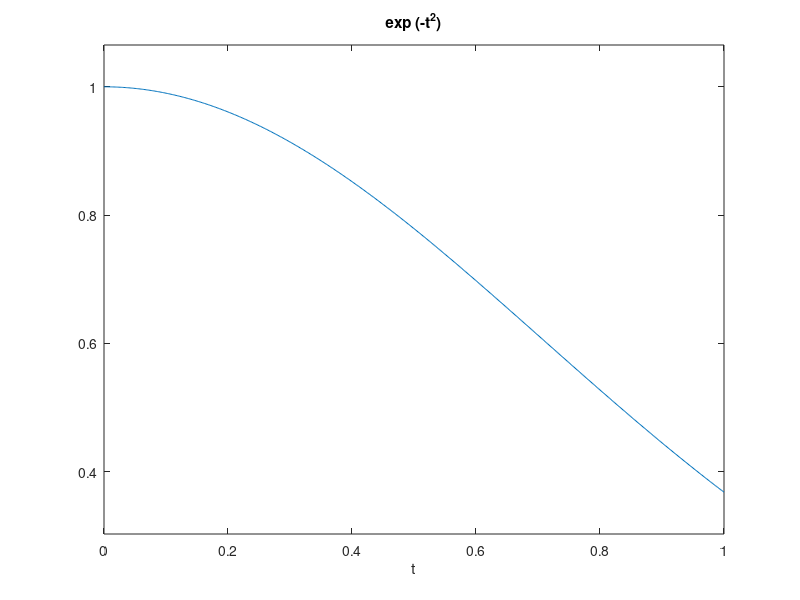

Recreate this plot in MATLAB. (Note: this script raises an error after producing the figure.)
clear all; close all;
% IVP
f = @(t, y) -2*t*y;
t0 = 0;
tEnd = 1;
y0 = 1;

% Exact solution
yExact = @(t) exp(-t.^2);
ezplot(yExact, [0 1]);
hold on;

% Approximation using Euler with different step size
fprintf('Euler method\tError y(1)\n');
for i = 1:5
    if i > 1
        pause;
        delete(p); 
    end
    
    N = i*5;
    [tn, yn] = euler(f, t0, tEnd, y0, N);
    p = plot(tn, yn, 'Color', 'r'); 
    
    error = abs(yn(end) - yExact(1));
    fprintf('%2d steps\t%.6f\n', N, error); 
end

